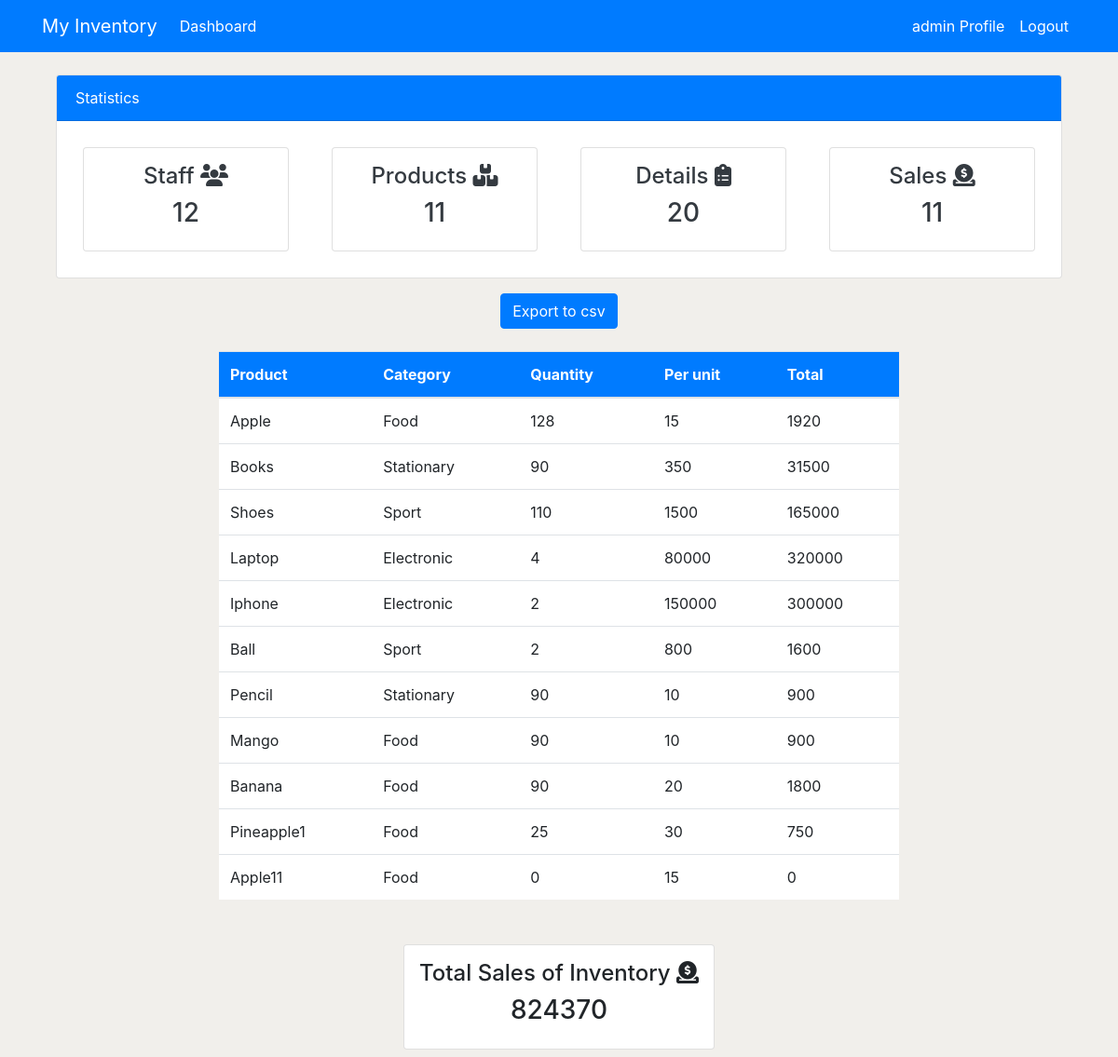
The app's page /sales/ (signed in) with its own data.
### application/models.py (models this page shows, shortened)
class Product(models.Model):
    name = models.CharField(max_length=200, null=True)
    category = models.CharField(max_length=100, choices=CATEGORY)
    quantity = models.PositiveIntegerField(null=True)
    per_quantity = models.PositiveIntegerField(null=True)
    reorder_level = models.PositiveIntegerField(default=0, null=True, blank=True)
    product_in = models.PositiveIntegerField(default=0, null=True, blank=True)
    product_out = models.PositiveIntegerField(default=0, null=True, blank=True)
    total_sales = models.PositiveIntegerField(default=0, null=True, blank=True)
    class Meta:
        verbose_name_plural = 'Product'
    def item_sales(self):
        return self.product_out * self.per_quantity

### application/views.py (the view, shortened to what this page needs)
# urls.py: path('sales/', views.sales, name='sales'),
@permission_required("application", login_url='login')
def sales(request):
    product_sales = Product.objects.all()
    product_sales_count = product_sales.count()
    orders_count = Order.objects.all().count()
    workers_count = User.objects.all().count()
    products_count = Product.objects.all().count()
    total = Product.objects.all().aggregate(thedata=Sum('total_sales'))
    context = {
        'product_sales': product_sales,
        'total': total,
        'product_sales_count': product_sales_count,
        'orders_count': orders_count,
        'workers_count': workers_count,
        'products_count': products_count,
    }
    return render(request, 'application/sales.html', context)

### templates/application/sales.html (shortened to what this page needs)
{% extends 'partial/base.html' %}
{% block content %}
{% include 'partial/cards.html' %}
<center class="mt-3">
    <form method="POST">
    <input class="btn btn-primary" type="submit" name="csv" value="Export to csv">
    </form>
</center>
<div class="container">
    <div class="row my-4">
        <div class="col-md-2">
        </div>
        <div class="col-md-8">
            <table class="table bg-white">
                <thead class="bg-primary">
                    <tr class="text-white">
                        <th scope="col">Product</th>
                        <th scope="col">Category</th>
                        <th scope="col">Quantity</th>
                        <th scope="col">Per unit</th>
                        <th scope="col">Total</th>
                    </tr>
                </thead>
                <tbody>
                    {% for sales1 in product_sales %}
                    <tr>
                        <td>{{ sales1.name }}</td>
                        <td>{{ sales1.category }}</td>
                        <td>{{ sales1.product_out }}</td>
                        <td>{{ sales1.per_quantity }}</td>
                        <td>{{ sales1.item_sales }}</td>
                    </tr>
                    {% endfor %}
                </tbody>
            </table>
        </div>
    </div>
</div>
<div class="container">
    <div class="row-my-5">
        <div class="col-md-12 d-flex justify-content-center">
                     <div class="card shadow text-center p-3 m-2">
                         <h4>Total Sales of Inventory <i class="fa-solid fa-circle-dollar-to-slot"></i></h4>
                         <h3>{{ total.thedata }}</h3>
                     </div>
        </div>
        </div>
    </div>
{% endblock %}

### templates/partial/nav.html (shortened to what this page needs)
<nav class="navbar navbar-expand-lg navbar-info bg-primary">
  <div class="container">
      {% if user.is_authenticated %}
      <a class="navbar-brand text-white" href="{% url 'index' %}">My Inventory</a>
      <div class="collapse navbar-collapse" id="navbarSupportedContent">
          <ul class="navbar-nav mr-auto">
              <li class="nav-item active">
                  <a class="nav-link text-white" href="{% url 'index' %}">Dashboard </a>
              </li>
          </ul>
          <ul class="navbar-nav ml-auto">
              <li class="nav-item active">
                  <a class="nav-link text-white" href="{% url 'profile' %}">{{ user.username }} Profile
                      <span class="sr-only">(current)</span></a>
              </li>
              <li class="nav-item">
                  <a class="nav-link text-white" href="{% url 'logout' %}">Logout</a>
              </li>
          </ul>
          {% endif %}
      </div>
  </div>
</nav>

### templates/partial/base.html (style rules this page uses)
body { background-color: rgb(241, 239, 235); }

### records on screen
Product: name "Apple", category "Food", product_out "128", per_quantity "15", item_sales "1920"
Product: name "Books", category "Stationary", product_out "90", per_quantity "350", item_sales "31500"
Product: name "Shoes", category "Sport", product_out "110", per_quantity "1500", item_sales "165000"
Product: name "Laptop", category "Electronic", product_out "4", per_quantity "80000", item_sales "320000"
Product: name "Iphone", category "Electronic", product_out "2", per_quantity "150000", item_sales "300000"
Product: name "Ball", category "Sport", product_out "2", per_quantity "800", item_sales "1600"
Product: name "Pencil", category "Stationary", product_out "90", per_quantity "10", item_sales "900"
Product: name "Mango", category "Food", product_out "90", per_quantity "10", item_sales "900"
Product: name "Banana", category "Food", product_out "90", per_quantity "20", item_sales "1800"
Product: name "Pineapple1", category "Food", product_out "25", per_quantity "30", item_sales "750"
Product: name "Apple11", category "Food", product_out "0", per_quantity "15", item_sales "0"

### other values on screen
{{ user.username }} "admin"
{{ workers_count }} "12"
{{ products_count }} "11"
{{ orders_count }} "20"
{{ product_sales_count }} "11"
{{ total.thedata }} "824370"
